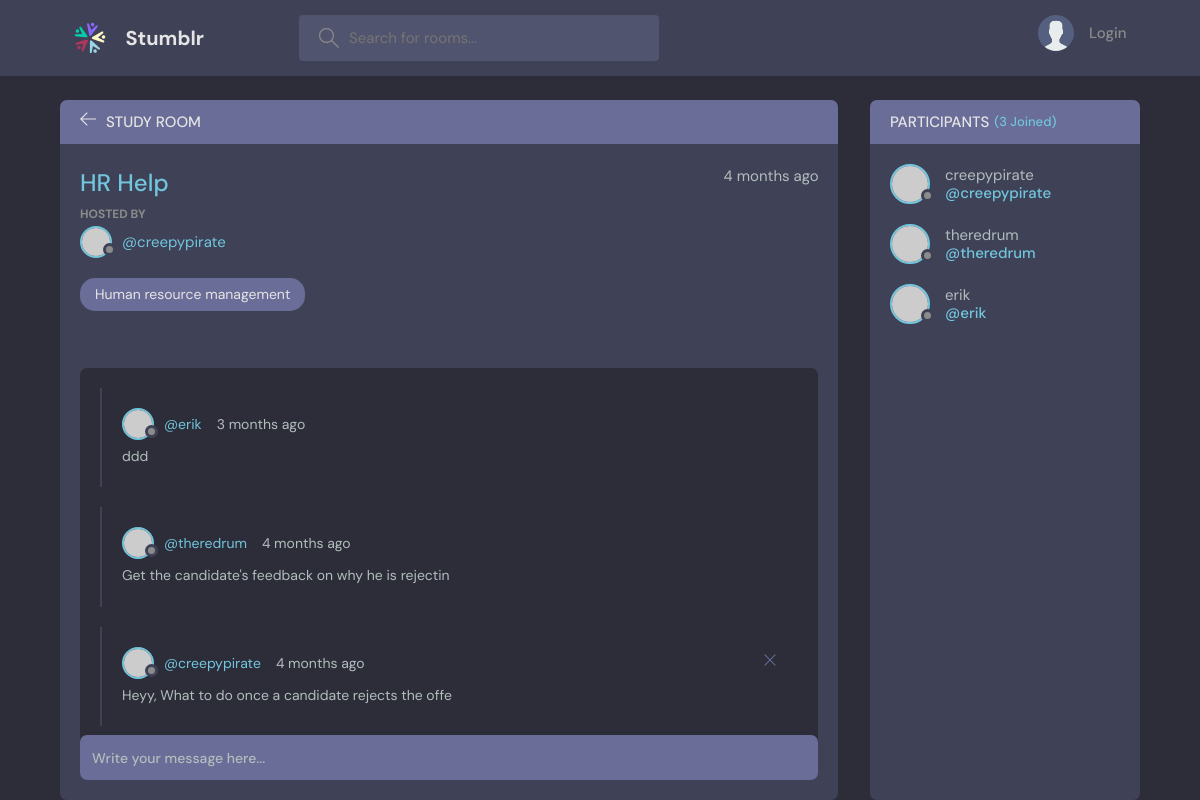
The page /room/4/ on the database its author committed.
### base/models.py (models this page shows, shortened)
class Room(models.Model):
    host = models.ForeignKey(User,on_delete=models.SET_NULL,null=True)
    topic = models.ForeignKey(Topic,on_delete=models.SET_NULL,null=True)
    name =  models.CharField(max_length=200)
    description = models.TextField(null=True,blank=True)
    participants = models.ManyToManyField(User,related_name='participants',blank=True)
    updated = models.DateTimeField(auto_now=True)
    created = models.DateTimeField(auto_now_add=True)
    class Meta:
        ordering = ['-updated','-created']

class Topic(models.Model):
    name = models.CharField(max_length=200)
    def __str__(self):
        return str(self.name)

class Message(models.Model):
    user = models.ForeignKey(User,on_delete=models.CASCADE)
    room = models.ForeignKey(Room,on_delete=models.CASCADE)
    body = models.TextField()
    updated = models.DateTimeField(auto_now=True)
    created = models.DateTimeField(auto_now_add=True)
    class Meta:
        ordering = ['-updated','-created']
    def __str__(self):
        return str(self.body[0:50])

### base/views.py (the view, shortened to what this page needs)
# urls.py: path('room/<str:pk>/',views.room,name="room"),
def room(request,pk):
    room = Room.objects.get(id=pk)
    room_messages = room.message_set.all()
    participants = room.participants.all()
    context = {'room':room,'room_messages':room_messages,'participants':participants}
    return render(request,'base/room.html',context)

### base/templates/base/room.html (shortened to what this page needs)
{% extends 'main.html' %}
{% block content %}
    <main class="profile-page layout layout--2">
      <div class="container">
        <div class="room">
          <div class="room__top">
            <div class="room__topLeft">
              <a href="{% url 'home' %}">
                <svg version="1.1" xmlns="http://www.w3.org/2000/svg" width="32" height="32" viewBox="0 0 32 32">
                  <title>arrow-left</title>
                  <path
                    d="M13.723 2.286l-13.723 13.714 13.719 13.714 1.616-1.611-10.96-10.96h27.625v-2.286h-27.625l10.965-10.965-1.616-1.607z"
                  ></path>
                </svg>
              </a>
              <h3>Study Room</h3>
            </div>
          </div>
          <div class="room__box scroll">
            <div class="room__header scroll">
              <div class="room__info">
                <h3>{{room.name}}</h3>
                <span>{{room.created|timesince}} ago</span>
              </div>
              <div class="room__hosted">
                <p>Hosted By</p>
                <a href="{% url 'user-profile' room.host.id %}" class="room__author">
                  <div class="avatar avatar--small">
                    <img src="https://randomuser.me/api/portraits/men/37.jpg" />
                  </div>
                  <span>@{{room.host.username}}</span>
                </a>
              </div>
              <span class="room__topics">{{room.topic}}</span>
            </div>
            <div class="room__conversation">
              <div class="threads scroll">
                {% for message in room_messages %}
                <div class="thread">
                  <div class="thread__top">
                    <div class="thread__author">
                      <a href="{% url 'user-profile' message.user.id %}" class="thread__authorInfo">
                        <div class="avatar avatar--small">
                          <img src="https://randomuser.me/api/portraits/men/37.jpg" />
                        </div>
                        <span>@{{message.user.username}}</span>
                      </a>
                      <span class="thread__date">{{message.created|timesince}} ago</span>
                    </div>
                    {% if room.host == message.user %}
                    <a href="{% url 'delete-message' message.id %}">
                    <div class="thread__delete">
                      <svg version="1.1" xmlns="http://www.w3.org/2000/svg" width="32" height="32" viewBox="0 0 32 32">
                        <title>remove</title>
                        <path
                          d="M27.314 6.019l-1.333-1.333-9.98 9.981-9.981-9.981-1.333 1.333 9.981 9.981-9.981 9.98 1.333 1.333 9.981-9.98 9.98 9.98 1.333-1.333-9.98-9.98 9.98-9.981z"
                        ></path>
                      </svg>
                    </div>
                  </a>
                    {% endif %}
                  </div>
                  <div class="thread__details">
                   {{message}}
                  </div>
                </div>
                {% endfor%}
              </div>
            </div>
          </div>
          <div class="room__message">
            <form action="" method="POST">
              <input name="body" placeholder="Write your message here..." /></form>
          </div>
        </div>
        <div class="participants">
          <h3 class="participants__top">Participants <span>({{participants.count}} Joined)</span></h3>
          <div class="participants__list scroll">
            {% for user in participants %}
            <a href="{% url 'user-profile' user.id %}" class="participant">
              <div class="avatar avatar--medium">
                <img src="https://randomuser.me/api/portraits/men/37.jpg" />
              </div>
              <p>
                {{user.username}}
                <span>@{{user.username}}</span>
              </p>
            </a>
            {% endfor%}
          </div>
        </div>
      </div>
    </main>
    {%endblock%}

### rows shown on the page
Room: name "HR Help", created "4 months", host.username "creepypirate", topic "Human resource management"
Message: user.username "erik", created "3 months", body "ddd"
Message: user.username "theredrum", created "4 months", body "Get the candidate's feedback on why he is rejectin"
Message: user.username "creepypirate", created "4 months", body "Heyy, What to do once a candidate rejects the offe"

### other values the page prints
{{ participants.count }} "3"
{{ user.username }} "creepypirate"
{{ user.username }} "theredrum"
{{ user.username }} "erik"
